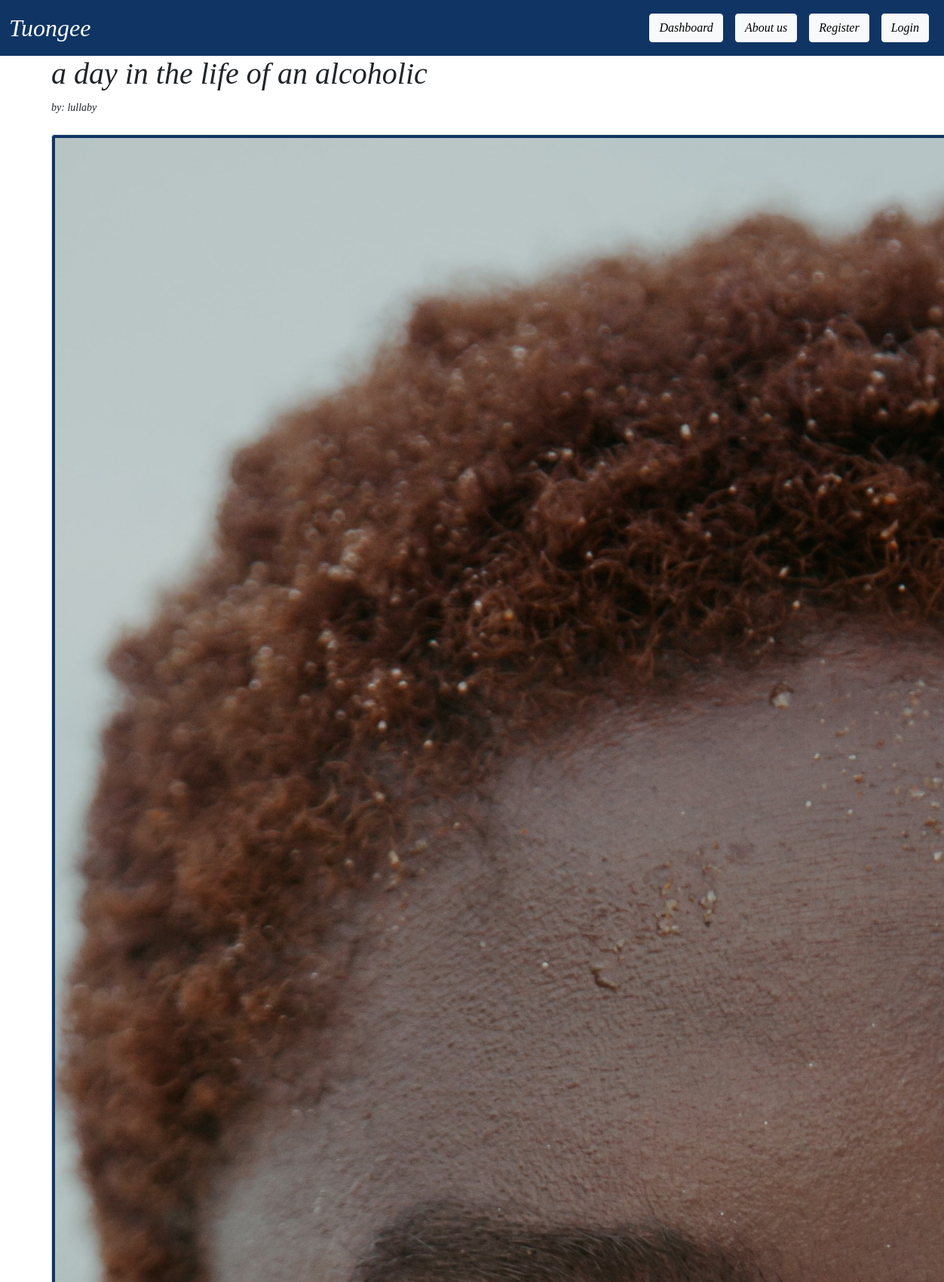
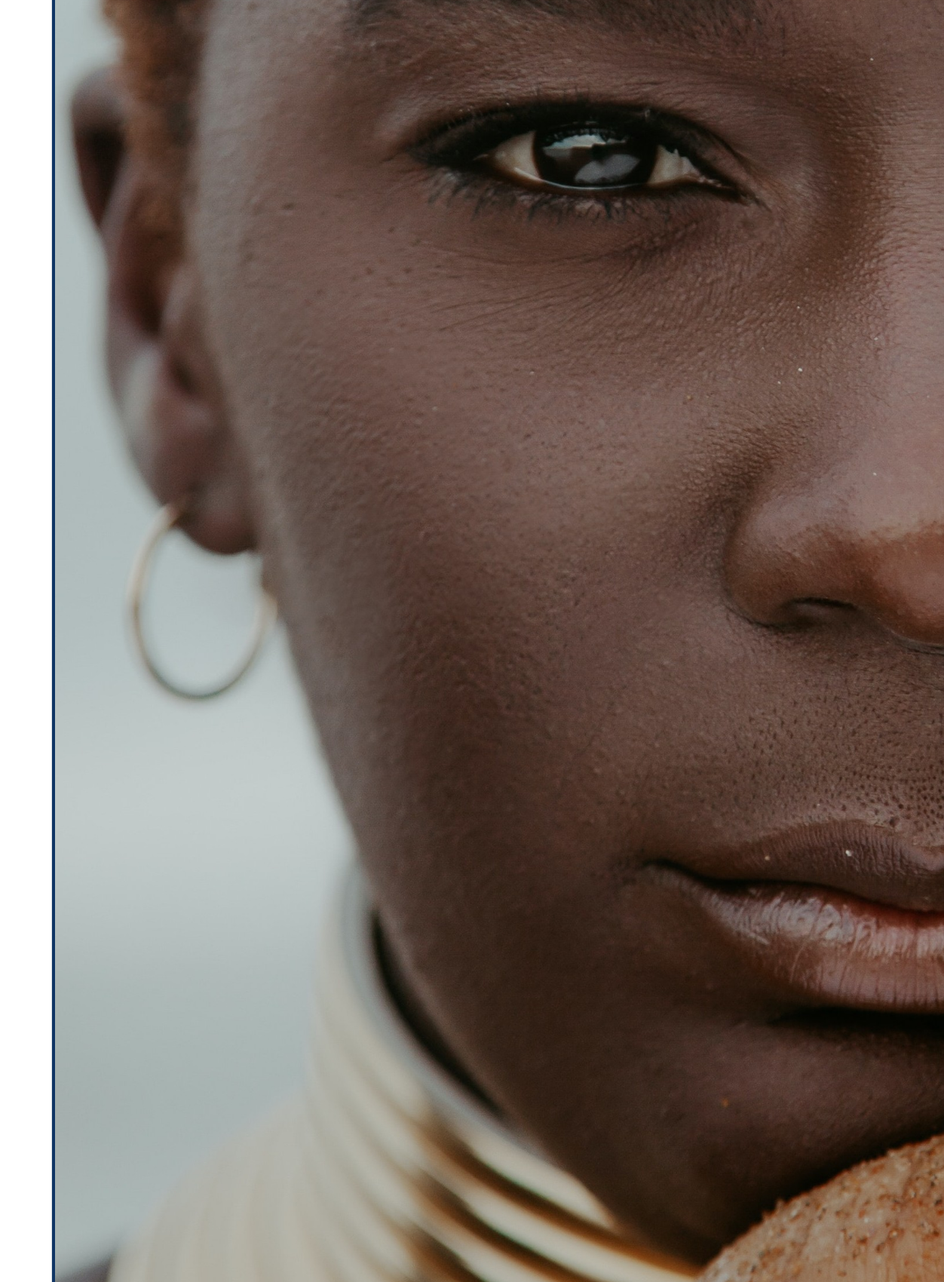
Page /article/edit/24 (upper part) on the committed database (2 pictures, top to bottom).
### picblog/models.py (models this page shows, shortened)
class Post(models.Model):
    title= models.CharField(max_length=255)
    author= models.ForeignKey(User, on_delete=models.CASCADE)
    body = models.TextField()
    header_image = models.ImageField(upload_to="images/")

### picblog/views.py (the view)
# urls.py: path('article/edit/<int:pk>',UpdatePostView.as_view(), name='update')
class UpdatePostView(UpdateView):
    model = Post
    form_class= UpdateForm
    template_name = 'update.html'

### picblog/templates/update.html (shortened to what this page needs)
{% extends "base.html" %} {% block content %}
<h1>{{post.title}}</h1>
<small>by: {{post.author.username}}</small>
<br />
<br />
<div class="text-center">
	<img
		class="img-thumbnail"
		src="{{ post.header_image.url }}"
		style="max-width: 75rem; height: auto; background-color: rgb(16, 53, 100);"
	/>
</div>
<br />
<br />
<body>
</body>
<br />
<br />
{% if not post.comments.all %} No comments yet {% if user.is_authenticated %}
<a href="{% url 'comment' post.pk %}" class="btn btn-warning"> Add Comment </a>
{% endif %} {% else %}
<br />
{% for comment in post.comments.all %}
<br />
<br />
<br />
{% endfor %} {% endif %}
<br />
<br />
{% endblock %}

### picblog/templates/base.html (style rules this page uses)
* { font-family: 'Vollkorn', serif; font-style: italic; }

### rows in the picture
Post: title "a day in the life of an alcoholic", author.username "lullaby", header_image (picture)
